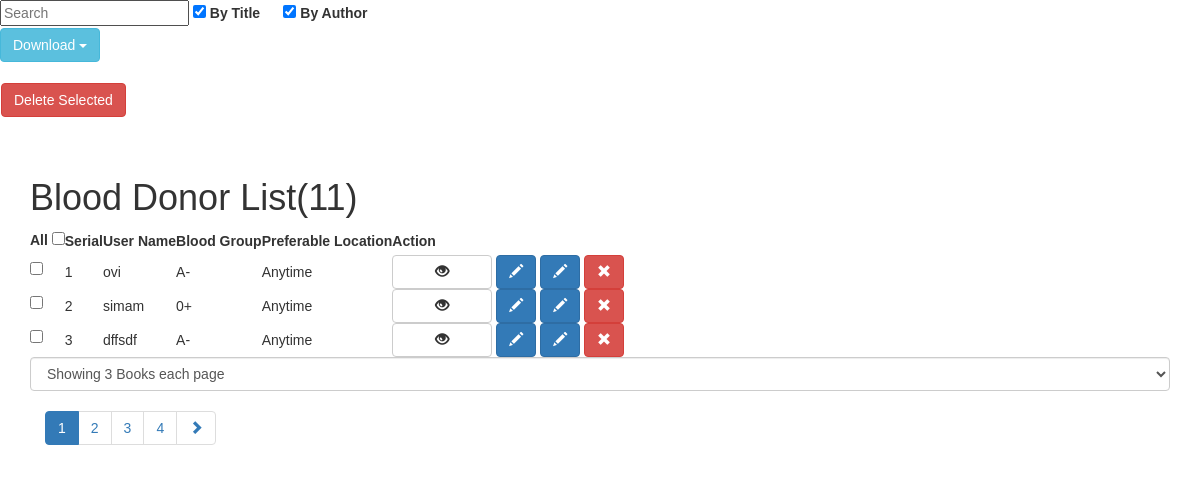
Screenshot of /views/NO-NAME/BloodAdmin/index.php with the database file from the repository.
### tables this page shows
CREATE TABLE `blood_doner` (
  `id` int(111) NOT NULL,
  `user_id` int(111) NOT NULL,
  `blood_group` varchar(111) NOT NULL,
  `area_zone` varchar(111) NOT NULL,
  `last_donate_date` date NOT NULL,
  `prfrbl_time` varchar(111) NOT NULL,
  `gender` varchar(111) NOT NULL,
  `softDelete` varchar(111) NOT NULL DEFAULT 'No',
  `profile_picture` varchar(111) NOT NULL
);

CREATE TABLE `user` (
  `id` int(111) NOT NULL,
  `firstname` varchar(111) NOT NULL,
  `lastname` varchar(111) NOT NULL,
  `email` varchar(111) NOT NULL,
  `phone` varchar(111) NOT NULL,
  `user_name` varchar(111) NOT NULL,
  `password` varchar(111) NOT NULL,
  `address` varchar(111) NOT NULL,
  `softDelete` varchar(111) NOT NULL DEFAULT 'No',
  `role` varchar(111) NOT NULL,
  `dob` text NOT NULL
);

### src/SHARDUL/NO-NAME/Model/Database.php (called while the page is built, shortened)
<?php
class Database
{
public function  __construct()
{
        try{
            $this->dbh = new PDO("mysql:host = localhost;dbname=shardul_db","root","");
        }
        catch(PDOException $error){
            echo "Database Error:".$error->getMessage()."<br>";
            echo "Databse Connection Failed";
        }
}
}

### src/SHARDUL/NO-NAME/WareHouse/BloodDonorStore.php (called while the page is built, shortened)
<?php
class BloodDonorStore extends Blood_Donor
{
    public function index()
    {
        try {
            $sql = "SELECT user.*,blood_doner.* FROM user,blood_doner WHERE user.id=blood_doner.user_id ORDER BY blood_doner.id DESC";
            $STH = $this->dbh->query($sql);
            $STH->setFetchMode(PDO::FETCH_OBJ);
            $arrAllData = $STH->fetchAll();
            return $arrAllData;
        } catch (PDOException $e) {
            echo "Error:" . $e->getMessage();
        }
    }
    public function indexPaginator($page=1, $DataPerPage=3){
        $start = (($page-1) * $DataPerPage);
        $sql = "SELECT user.*,blood_doner.* FROM user,blood_doner  WHERE user.id=blood_doner.user_id LIMIT $start,$DataPerPage";
        $STH = $this->dbh->query($sql);
        $STH->setFetchMode(PDO::FETCH_OBJ);
        $arrSomeData  = $STH->fetchAll();
        return $arrSomeData;
    }
}

### views/NO-NAME/BloodAdmin/index.php (the view, shortened to what this page needs)
<?php
$objBloodlist= new App\WareHouse\BloodDonorStore();
$BloodList = $objBloodlist-> index();
$recordCount = count($BloodList);
if(isset($_REQUEST['Page'])){
    $page = $_REQUEST['Page'];
}else if(isset($_SESSION['Page'])){
    $page = $_SESSION['Page'];
}else{
    $page = 1;
}
if(isset($_REQUEST['DataPerPage'])){
    $DataPerPage = $_REQUEST['DataPerPage'];
}else if(isset($_SESSION['DataPerPage'])){
    $DataPerPage = $_SESSION['DataPerPage'];
}else{
    $DataPerPage = 3;
}
$pages = ceil($recordCount/$DataPerPage);
$Data2view = $objBloodlist->indexPaginator($page, $DataPerPage);
$serial = (($page-1) * $DataPerPage) +1;
?>
<!doctype html>
<html lang="en">
<head>
    <link rel="stylesheet" href="../../../resource/CSS/style.css">
    <link rel="stylesheet" href="../../../resource/bootstrap/css/bootstrap.min.css">
    <link rel="stylesheet" href="https://maxcdn.bootstrapcdn.com/bootstrap/3.3.7/css/bootstrap.min.css">
    <link rel="stylesheet" href="../../../resource/bootstrap/css/jquery-ui.css">
    <link rel="stylesheet" type="text/css" href="../../../resource/font-awesome/css/font-awesome.min.css">
</head>
<body>
<form id="searchForm" action="BookList.php" class="searchForm"  method="get">
    <input type="text" value="" id="searchID" name="search" placeholder="Search" width="60" >
    <label><input type="checkbox"  name="byTitle" checked><span class="chk_lbl"></span> By Title</label>&nbsp &nbsp &nbsp;
    <label><input type="checkbox"  name="byAuthor" checked><span class="chk_lbl"></span> By Author</label>
</form>
<div class="dropdown dropdown-override">
    <button id="dLabel" type="button" class="btn btn-info" data-toggle="dropdown" aria-haspopup="true" aria-expanded="false">
        Download
        <span class="caret"></span>
    </button>
</div>
<form action="trashmultiple.php" method="post" id="multiple">
    <div class="navbar">
            <button type="button" class="btn btn-danger" data-toggle="modal" data-target="#multi">Delete  Selected</button>
    </div>
<div class="container">
    <h1>Blood Donor List(<?php echo $recordCount; ?>)</h1>
    <table cellpadding="0" cellspacing="0">
        <tr class="titleHead">
            <th>All <label><input id="select_all" type="checkbox" value="select all"><span class="chk_lbl"></span></label></th>
            <th>Serial</th>
            <th>User Name</th>
            <th>Blood Group</th>
            <th>Preferable Location</th>
            <th>Action</th>
        </tr>
        <?php
        foreach ($Data2view as $Blood){
            ?>
            <tr>
                <td><label><input type='checkbox' class='checkbox' name='mark[]' value='<?php echo $Blood->id ?>'><span class="chk_lbl"></span></label></label></td>
                <td><?php echo $serial ?></td>
                <td><?php echo $Blood->user_name;?></td>
                <td><?php echo $Blood->blood_group;?></td>
                <td><?php echo $Blood->prfrbl_time;?></td>
                <td class="act">
                    <a href='view.php?id=<?php echo $Blood->id ?>' class="btn btn-default" title="View"><span class="glyphicon glyphicon-eye-open"></span></a>
                    <a href='edit.php?id=<?php echo $Blood->id ?>' class='btn btn-primary' title="Edit"><span class="glyphicon glyphicon-pencil"></span></a>
                    <a href='approve.php?id=<?php echo $Blood->id ?>' class='btn btn-primary' title="Approve"><span class="glyphicon glyphicon-pencil"></span></a>
                    <a href='' type="button" data-toggle="modal" data-target="#pop<?php echo $serial?>" title="Delete" class="btn btn-danger"><span class="glyphicon glyphicon-remove"></span></a>
                </td>
            </tr>
        <?php
        $serial++;
        }  ?>
    </table>
</form>
    <select  class="form-control"  name="DataPerPage" id="DataPerPage" onchange="javascript:location.href = this.value;" >
        <?php
        if($DataPerPage==3 ) echo '<option value="?DataPerPage=3" selected >Showing 3 Books each page</option>';
        else echo '<option  value="?DataPerPage=3">3 Books each page</option>';
        ?>
    </select>
    <div  class="container">
        <ul class="pagination pagination-override">
            <?php
            $pagePlusOne  = $page+1;
            for($i=1;$i<=$pages;$i++)
            {
                if($i==$page) echo '<li class="active"><a href="">'. $i . '</a></li>';
                else  echo "<li><a href='?Page=$i'>". $i . '</a></li>';
            }
            if($page<$pages) echo "<li><a href='?Page=$pagePlusOne'>" . "<span class='glyphicon glyphicon-chevron-right'></span>" . "</a></li>";
            ?>
        </ul>
    </div>
</body>
</html>

### resource/css/style.css (style rules this page uses)
* { box-sizing: border-box!important; }
body { font-size: 20px; font-family: 'Hind Siliguri', sans-serif; font-weight: 400; color: #414146; }
h1, h2, h3, h4, h5, h6 { font-family: 'Hind Siliguri', sans-serif; }
.navbar, .navbar-collapse, .navbar-default { background: none; border: none; transition: all .6s ease; z-index: 900; padding: 20px 0; }
.btn-default { width: 100px; font-size: 18px; border: none; background-color: #F0AD4E; transition: all .3s ease-in; }

### rows the page displays
blood_doner: user.user_name "ovi", blood_group "A-", prfrbl_time "Anytime"
blood_doner: user.user_name "simam", blood_group "0+", prfrbl_time "Anytime"
blood_doner: user.user_name "dffsdf", blood_group "A-", prfrbl_time "Anytime"

### other values shown
$recordCount "11"
